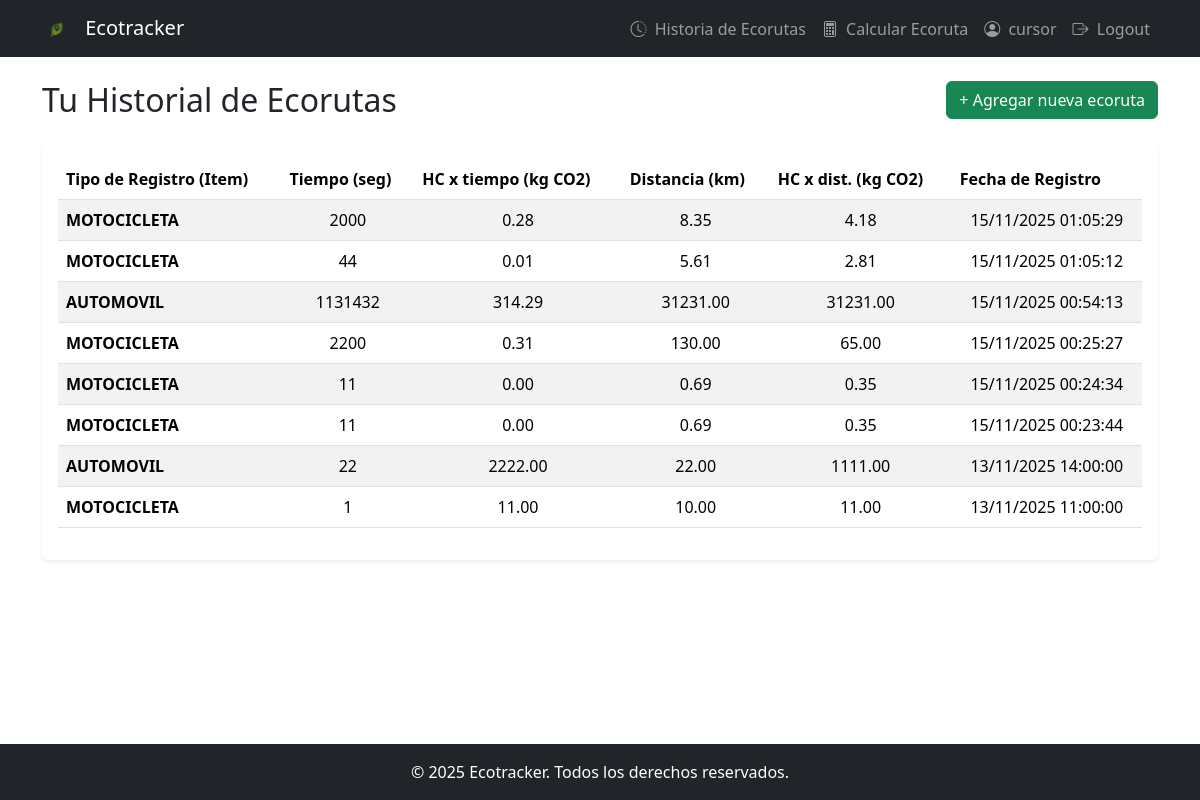
Before: /historia/ (signed in) with the older database file.
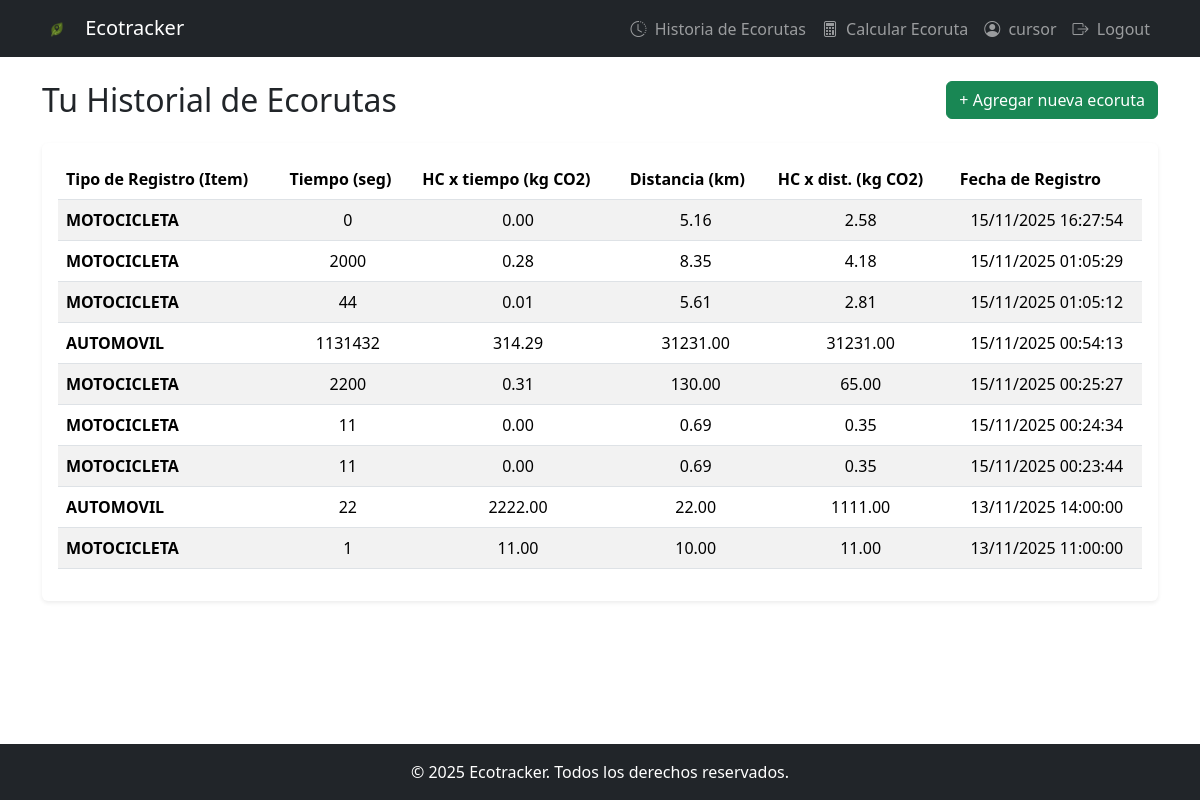
After: the same page with the newer database file.
### Eco_Tracker/models.py (models this page shows, shortened)
class Registro(models.Model):
    codigo = models.BigAutoField(primary_key=True)
    item = models.ForeignKey(Item, on_delete=models.CASCADE)
    time_sec = models.IntegerField()
    huella_time = models.FloatField()
    dist_km = models.FloatField()
    huella_dist = models.FloatField()
    usuario = models.ForeignKey(Clientes, on_delete=models.CASCADE)
    timestamp = models.DateTimeField(auto_now_add=True)

class Item(models.Model):
    codigo = models.BigAutoField(primary_key=True)
    name = models.CharField(max_length=100)
    description = models.TextField()
    factor = models.FloatField()

### Eco_Tracker/views.py (the view)
# urls.py: path('historia/', views.listar_ecoruta, name='historia_ecorutas'),
@login_required
def listar_ecoruta(request):
    historial_registros = []
    try:
        cliente = Clientes.objects.get(usuario=request.user)
        historial_registros = Registro.objects.filter(
            usuario=cliente
        ).order_by('-timestamp')
    except Clientes.DoesNotExist:
        pass # No hagas nada, la lista ya está vacía.
    context = {
        'registros': historial_registros
    }
    return render(request, 'ecotracker/historia_ecorutas.html', context)

### Eco_Tracker/templates/EcoTracker/historia_ecorutas.html
{% extends 'ecotracker/base.html' %}
{% load static %}
{% block content %}
<div class="row justify-content-center">
    <div class="col-lg-12 col-xl-12">
        <div class="d-flex justify-content-between align-items-center mb-4">
            <h2 class="m-0">Tu Historial de Ecorutas</h2>
            <a href="{% url 'perfil' %}" class="btn btn-success">
                + Agregar nueva ecoruta
            </a>
        </div>
        <div class="card shadow-sm border-0">
            <div class="card-body">
                <div class="table-responsive">
                    <table class="table table-striped table-hover align-middle">
                        <thead class="bg-success text-white">
                            <tr>
                                <th scope="col">Tipo de Registro (Item)</th>
                                <th scope="col">Tiempo (seg)</th>
                                <th scope="col">HC x tiempo (kg CO2)</th>
                                <th scope="col">Distancia (km)</th>
                                <th scope="col">HC x dist. (kg CO2)</th>
                                <th scope="col">Fecha de Registro</th>
                            </tr>
                        </thead>
                        <tbody>
                            {% for registro in registros %}
                            <tr>
                                <td><strong>{{ registro.item.name }}</strong></td>
                                <td class="text-center">{{ registro.time_sec }}</td>
                                <td class="text-center">{{ registro.huella_time|floatformat:2 }}</td>
                                <td class="text-center">{{ registro.dist_km|floatformat:2 }}</td>
                                <td class="text-center">{{ registro.huella_dist|floatformat:2 }}</td>
                                <td class="text-center">{{ registro.timestamp|date:"d/m/Y H:i:s" }}</td>
                            </tr>
                            {% empty %}
                            <tr>
                                <td colspan="4" class="text-center">
                                    Aún no tienes ninguna ecoruta registrada en tu historial.
                                </td>
                            </tr>
                            {% endfor %}
                        </tbody>
                    </table>
                </div>
            </div>
        </div>
    </div>
</div>
{% endblock %}

### Eco_Tracker/templates/EcoTracker/base.html (shortened to what this page needs)
{% load static %}
<!DOCTYPE html>
<html lang="es">
<head>
    <link rel="stylesheet" href="{% static 'css/bootstrap.min.css' %}">
    <link rel="stylesheet" href="https://cdn.jsdelivr.net/npm/bootstrap-icons@1.11.3/font/bootstrap-icons.min.css">
</head>
<body class="d-flex flex-column min-vh-100">
    <header>
        <nav class="navbar navbar-expand-lg navbar-dark bg-dark">
            <div class="container">
                <a class="navbar-brand" href="{% url 'index' %}">
                    <img src="{% static 'img/icon.ico' %}" alt="Logo Ecotracker" width="30" height="30"
                        class="d-inline-block align-text-top me-2">
                    Ecotracker
                </a>
                <div class="collapse navbar-collapse" id="navbarContent">
                    <ul class="navbar-nav ms-auto mb-2 mb-lg-0 align-items-center">
                        {% if user.is_authenticated %}
                        <li class="nav-item">
                            <a class="nav-link" href="{% url 'historia_ecorutas' %}">
                                <i class="bi bi-clock-history me-1"></i>
                                Historia de Ecorutas
                            </a>
                        </li>
                        <li class="nav-item">
                            <a class="nav-link" href="{% url 'perfil' %}">
                                <i class="bi bi-calculator me-1"></i>
                                Calcular Ecoruta
                            </a>
                        </li>
                        <li class="nav-item">
                            <a class="nav-link" href="{% url 'perfil' %}">
                                <i class="bi bi-person-circle me-1"></i>
                                {{ user.username }}
                            </a>
                        </li>
                        <li class="nav-item">
                            <a class="nav-link" href="{% url 'logout' %}">
                                <i class="bi bi-box-arrow-right me-1"></i>
                                Logout
                            </a>
                        </li>
                        {% endif %}
                    </ul>
                </div>
            </div>
        </nav>
    </header>
    <main class="container my-4 flex-grow-1">
        {% block content %}
        {% endblock %}
    </main>
    <footer class="mt-auto py-3 bg-dark text-white text-center">
        <div class="container">
            &copy; 2025 Ecotracker. Todos los derechos reservados.
        </div>
    </footer>
</body>
</html>

Changed rows visible on the page:
added Registro: item.name "MOTOCICLETA", time_sec "0", huella_time "0.00", dist_km "5.16", huella_dist "2.58", timestamp "15/11/2025 16:27:54"
